Frame 1 (no input): blank canvas, image omitted
Frame 60 (the mouse pressed at the canvas centre just before this capture): blank canvas, image omitted
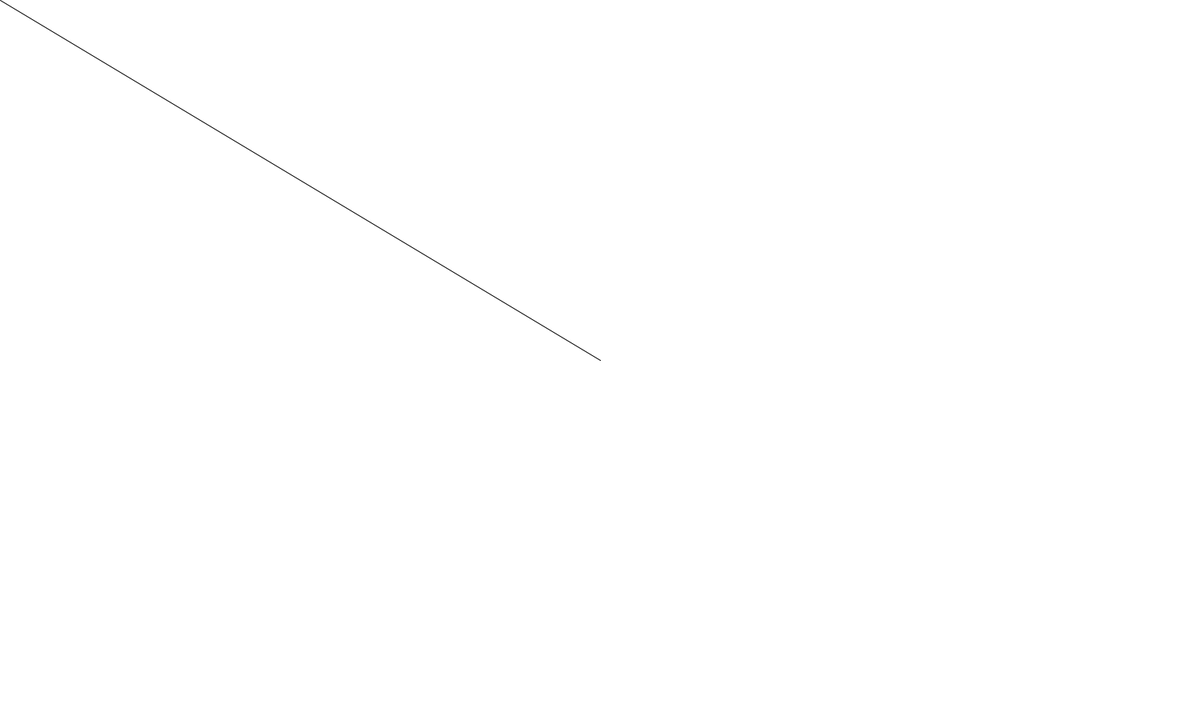
Frame 120 (the mouse held since frame 60 and released just before this capture)

The Processing sketch whose frames 1 and 60 were blank and that drew this single picture after the mouse press (run headless with seeded random() and noise(); from frame 60 on, the mouse is pressed at the canvas centre):

// Processing sketch: day_3
// ── day_3.pde
int stroke = 1;
int col = 1;

void setup(){
  size(1500,900); //size of window
  background(255); //background color "white"
}

void draw(){
  stroke(col); //line color
  strokeWeight(stroke);
  if (mousePressed){ //on click do this...
 line(pmouseX,pmouseY,mouseX,mouseY);
 //draws a line, last position to current pos.
  }
}
void keyPressed(){
 if(keyCode == UP){ //when up pressed
   stroke++; //incerment stroke
 }
 if(keyCode == DOWN){
   stroke --;
 }
 if(keyCode == LEFT){
   col ++;
 }
 if(keyCode == RIGHT){
   col --;
 }
}
